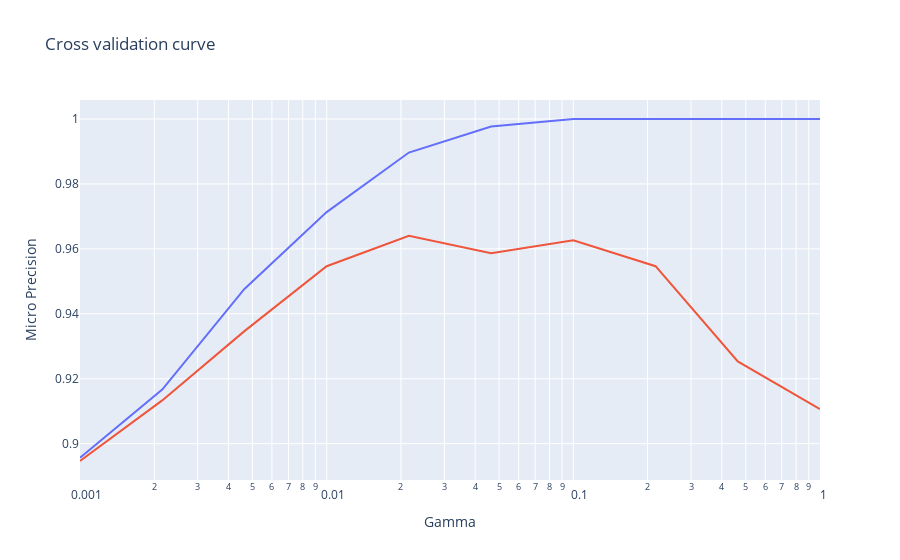

This figure's notebook cell:
### Code cell
df=df.replace({'Male':1,'Female':0}) #turn Gender str  values to numeric
X=df.drop(['Exit'],axis=1) #Assign feature space to X
Y=df['Exit']               #Assign target values to Y

#Train_test split, perform feature scaling using standardization
x_train,x_test,y_train,y_test=train_test_split(X,Y,test_size=0.25,random_state=17,shuffle=True)
scaler=StandardScaler().fit(x_train)
x_train_normalized=scaler.transform(x_train)
x_test_normalized=scaler.transform(x_test)

#Create an svc object, assign basic parameters
scv=StratifiedKFold(n_splits=5)
svc=svm.SVC(kernel='rbf',random_state=17).fit(x_train_normalized,y_train)

#Using a GridsearchCV, search SVC parameters for the best "f1" score,
params={'C':[17,15,16,10,20,25,23],'gamma':[0.02,0.03,0.1,0.2]} 
search=GridSearchCV(svc,param_grid= params,cv=scv,scoring='f1')
search.fit(x_train_normalized,y_train)

#Get the estimator from gridsearchCV                                                                                               ghest precision_micro scoring  
print(search.best_params_)
svc=search.best_estimator_

#plot the cross validation curve 
p_range=np.logspace(-3,0,10)
train_curve,cross_val_curv=validation_curve(svc,x_train_normalized,
                                            svc.predict(x_train_normalized),
                                            param_name='gamma',
                                            param_range=p_range,
                                            cv=scv,scoring='precision_micro')
train_curve=[x.mean() for x in train_curve]
cross_val_curv=[x.mean() for x in cross_val_curv]

fig = px.line(x=p_range, y=[train_curve,cross_val_curv],log_x=True,title='Cross validation curve')
fig.update_xaxes(title_text='Gamma')
fig.update_yaxes(title_text='Micro Precision  ')

fig.update_layout(showlegend=False)

### Figure 1 — Plotly figure (JSON) as saved in the notebook; plotly's stock layout.template omitted (floating-point values rounded to 4 significant figures)
{"data": [{"hovertemplate": "variable=wide_variable_0<br>x=%{x}<br>value=%{y}<extra></extra>", "legendgroup": "wide_variable_0", "line": {"color": "#636efa", "dash": "solid"}, "mode": "lines", "name": "wide_variable_0", "orientation": "v", "showlegend": true, "type": "scatter", "x": [0.001, 0.002154, 0.004642, 0.01, 0.02154, 0.04642, 0.1, 0.2154, 0.4642, 1], "xaxis": "x", "y": [0.8957, 0.9167, 0.9477, 0.9713, 0.9897, 0.9977, 1, 1, 1, 1], "yaxis": "y"}, {"hovertemplate": "variable=wide_variable_1<br>x=%{x}<br>value=%{y}<extra></extra>", "legendgroup": "wide_variable_1", "line": {"color": "#EF553B", "dash": "solid"}, "mode": "lines", "name": "wide_variable_1", "orientation": "v", "showlegend": true, "type": "scatter", "x": [0.001, 0.002154, 0.004642, 0.01, 0.02154, 0.04642, 0.1, 0.2154, 0.4642, 1], "xaxis": "x", "y": [0.8947, 0.9133, 0.9347, 0.9547, 0.964, 0.9587, 0.9627, 0.9547, 0.9253, 0.9107], "yaxis": "y"}], "layout": {"legend": {"title": {"text": "variable"}, "tracegroupgap": 0}, "showlegend": false, "title": {"text": "Cross validation curve"}, "xaxis": {"anchor": "y", "domain": [0, 1], "title": {"text": "Gamma"}, "type": "log"}, "yaxis": {"anchor": "x", "domain": [0, 1], "title": {"text": "Micro Precision  "}}}}
